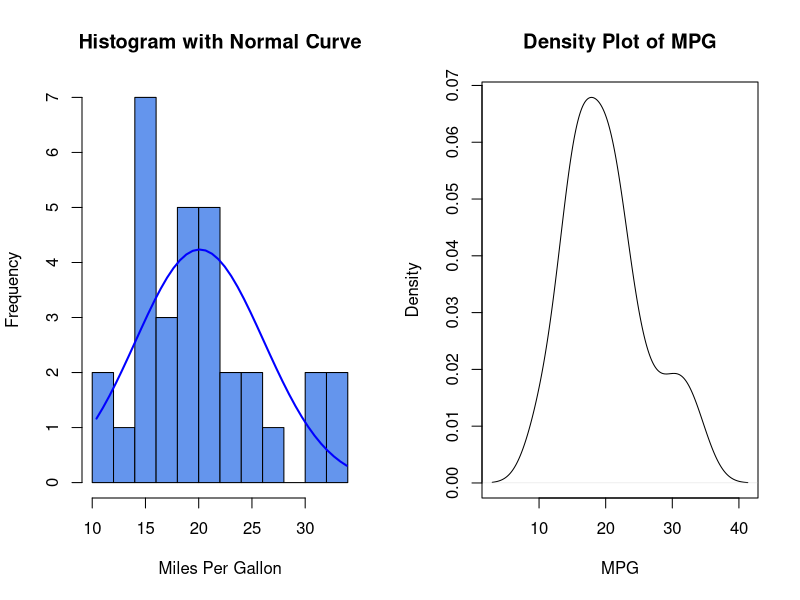
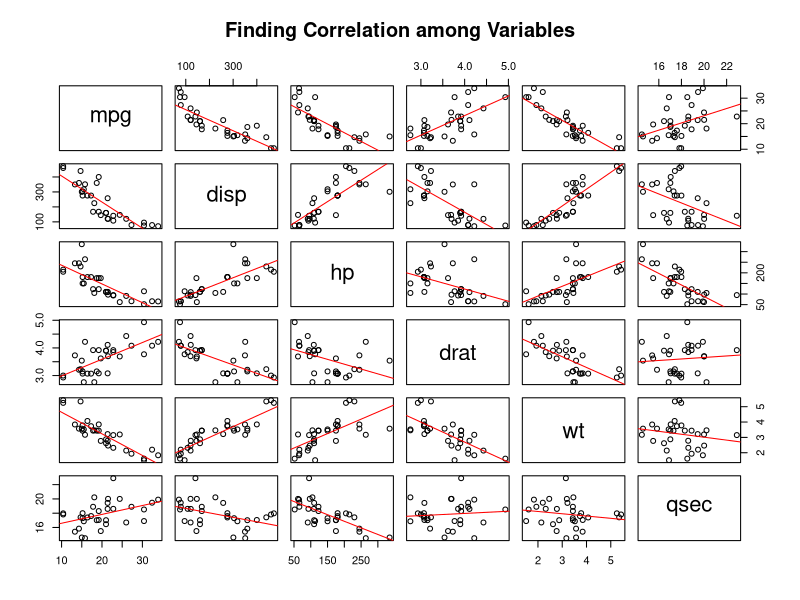
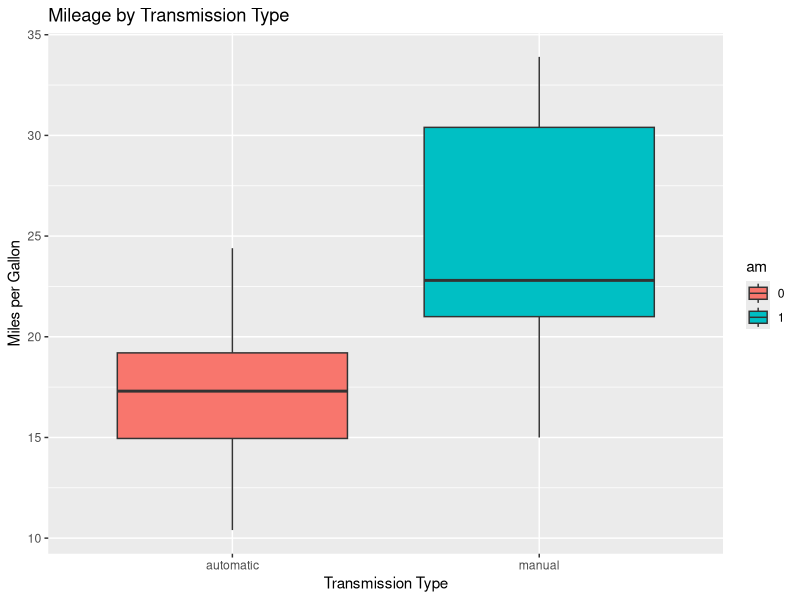

R code for these plots, in order:
## ---- chunk 1
data(mtcars)
#importing data in a variable
cars <- mtcars
head(cars)
## ---- chunk 2
# Changing classifying variables  from binary values to factor

cars$cyl <- factor(cars$cyl)
cars$vs <- factor(cars$vs)
cars$am <- factor(cars$am)
cars$gear <- factor(cars$gear)
cars$carb <- factor(cars$carb)
## ---- chunk 3
par(mfrow = c(1, 2)) 
#visualize two graphs in one horizontal length
# Add a Normal Curve (Thanks to Peter Dalgaard)
x <- cars$mpg 
h<-hist(x, breaks=10, col="cornflowerblue", xlab="Miles Per Gallon", 
    main="Histogram with Normal Curve") 
xfit<-seq(min(x),max(x),length=40) 
yfit<-dnorm(xfit,mean=mean(x),sd=sd(x)) 
yfit <- yfit*diff(h$mids[1:2])*length(x) 
lines(xfit, yfit, col="blue", lwd=2)

# Density Curve
plot(density(cars$mpg), xlab = "MPG", main ="Density Plot of MPG")
## ---- chunk 4
nums <- sapply(cars, is.numeric)

pairs(cars[,nums], main ="Finding Correlation among Variables", panel=function(x,y) {
  points(x, y)
  abline(lm(y ~ x), col="red")
})

## ---- chunk 5
library(plyr)
library(ggplot2)
# Rename the levels of transmission types
transmission <- revalue(cars$am, c('0'="automatic", '1'="manual"))
qplot(transmission, mpg, data=cars, geom=c("boxplot"), 
   fill=am, main="Mileage by Transmission Type",
   xlab="Transmission Type", ylab="Miles per Gallon")

## ---- chunk 6
t.test(mpg~am, data = cars)
## ---- chunk 7
model1 <- lm( mpg~am ,data=mtcars); summary(model1)
## ---- chunk 8
nullModel <- lm (mpg ~ 1 , data =cars) # model with no predictor variables.

fullModel <- lm (mpg ~ . , data = cars) # model with all variables added as predictor variables. 

bestModel <- step(fullModel, nullModel, direction="both", k=log(nrow(cars))) #both direction BIC step model

bestModel$call  #display formula
## ---- chunk 9
summary(bestModel)
